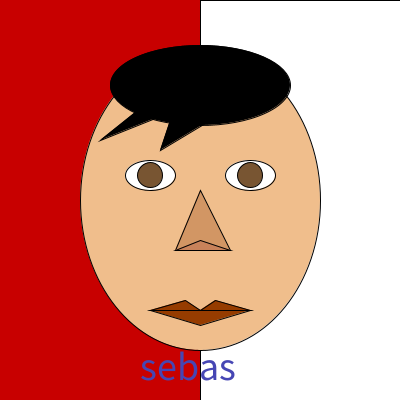
Frame 1 (no input)
Frame 60 (the mouse pressed at the canvas centre just before this capture): identical to frame 1, image omitted
Frame 120 (the mouse held since frame 60 and released just before this capture): identical to frame 1, image omitted

The Processing sketch that drew this single still picture (run headless with seeded random() and noise(); from frame 60 on, the mouse is pressed at the canvas centre):

// Processing sketch: tp0
// ── tp0.pde
//sebastian vargas vasquez 20-04-20//

void setup () {
 size(400,400) ;
 }

void draw () {
  background (200,0,0);
  
  //fondo//
  fill (255);
  rect (200,0,400,400);
  
  //cara//
  fill (240,190,140);
  ellipse (200,200,240,300);
  
  //nariz//
  fill(210,150,100);
  triangle(230,250,175,250,200,190);
  
  fill(200,130,90);
  triangle(230,250,175,250,200,240);
  
  //ojos//
  fill(255);
  ellipse(150,175,50,30);
  ellipse(250,175,50,30);
  
  fill(120,85,50);
  ellipse(150,175,25,25);
  ellipse(250,175,25,25);
  
  //pelo//
  fill(0);
  ellipse(200,85,180,80);
  triangle(210,120,160,150,170,120);
  triangle(200,100,100,140,150,100);
  
  //boca//
  fill(150,60,0);
  triangle(250,310,200,325,150,310);
  triangle(250,310,200,310,215,300);
  triangle(200,310,150,310,185,300);
  
  //lentes//
  
  
  /* texto en porceso */
  fill(70,70,180);
  textSize(40);
  text("sebas",140,380);
 }
    
